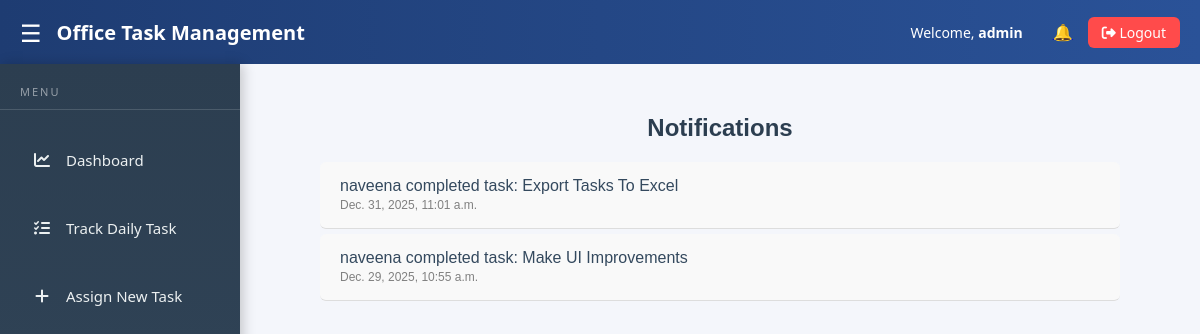
The app's page /notifications/ (signed in) with its own data.
### notifications/models.py (models this page shows, shortened)
class Notification(models.Model):
    user = models.ForeignKey(User, on_delete=models.CASCADE)
    message = models.TextField()
    is_read = models.BooleanField(default=False)
    created_at = models.DateTimeField(auto_now_add=True)

### notifications/views.py (the view)
# urls.py: path('', views.notification_list, name='notifications'),
@login_required
def notification_list(request):
    notifications = Notification.objects.filter(
        user=request.user
    ).order_by('-created_at')
    notifications.update(is_read=True)
    return render(request, 'notification_list.html', {
        'notifications': notifications
    })

### accounts/context_processors.py (called while the page is built)
def user_role(request):
    if request.user.is_authenticated:
        if request.user.is_superuser:
            return {'role': 'ADMIN'}
        return {'role': request.user.userprofile.role.role_code}
    return {}

### notifications/templates/notification_list.html (shortened to what this page needs)
{% extends 'base.html' %}
{% load static %}
{% block content %}
<div style="max-width: 800px; margin: 20px auto; font-family: Arial, sans-serif;">
    <h2 style="text-align: center; color: #2c3e50; margin-bottom: 20px;">Notifications</h2>
    {% for n in notifications %}
        <div style="
            padding: 15px 20px;
            border-bottom: 1px solid #ddd;
            background-color: #f9f9f9;
            margin-bottom: 5px;
            border-radius: 6px;
            transition: background-color 0.2s ease-in-out;
        "
        onmouseover="this.style.backgroundColor='#e0f7fa';"
        onmouseout="this.style.backgroundColor='#f9f9f9';"
        >
            <p style="margin:0; color:#34495e; font-weight: 500;">{{ n.message }}</p>
            <small style="color: gray; font-size: 12px;">{{ n.created_at }}</small>
        </div>
    {% empty %}
        <p style="text-align: center; color: #7f8c8d; margin-top: 20px;">No notifications</p>
    {% endfor %}
</div>
{% endblock %}

### templates/base.html (shortened to what this page needs)
{% load static %}
<!DOCTYPE html>
<html lang="en">
<head>
    <link rel="stylesheet" href="{% static 'css/base.css' %}">
    <link rel="stylesheet"
          href="https://cdnjs.cloudflare.com/ajax/libs/font-awesome/6.5.1/css/all.min.css"
 />
</head>
<body>
<header class="header">
    <div class="header-left">
        <span class="hamburger" onclick="toggleMenu()">☰</span>
        <h2 class="app-title">Office Task Management</h2>
    </div>
    <div class="header-right">
        <span class="welcome-text">
            Welcome, <b>{{ user.username }}</b>
        </span>
        <a href="{% url 'notifications' %}" style="margin-left:15px;">
            🔔
        </a>
        <a href="{% url 'logout' %}" class="logout-btn">
            <i class="fa-solid fa-right-from-bracket"></i> Logout
        </a>
    </div>
</header>
<div class="layout">
    <nav id="sidebar" class="sidebar">
        <a href="{% url 'dashboard' %}">
            <i class="fa-solid fa-chart-line"></i>
            Dashboard
        </a>
        {% if user.is_superuser %}
            <a href="{% url 'daily_task_list' %}">
                <i class="fa-solid fa-list-check"></i>
                Track Daily Task
            </a>
            <a href="{% url 'add_task' %}">
                <i class="fa-solid fa-plus"></i>
                Assign New Task
            </a>
        {% endif %}
    </nav>
    <main class="container">
        {% block content %}{% endblock %}
    </main>
</div>
</body>
</html>

### tasks/static/css/base.css (style rules this page uses)
* { margin: 0; padding: 0; box-sizing: border-box; }
body { font-family: "Segoe UI", Arial, sans-serif; background: #f4f6fb; color: #111827; }
.header { background: linear-gradient(to right, #1e3c72, #2a5298); color: white; height: 64px; padding: 0 20px; display: flex; justify-content: space-between; align-items: center; }
.header-left { display: flex; align-items: center; gap: 15px; }
.app-title { font-size: 20px; font-weight: 600; }
.hamburger { font-size: 24px; cursor: pointer; }
.header-right { display: flex; align-items: center; gap: 15px; }
.welcome-text { font-size: 14px; }
.logout-btn { background: #ff4b4b; color: white; padding: 6px 14px; border-radius: 6px; text-decoration: none; font-size: 14px; }
.layout { display: flex; min-height: calc(100vh - 64px); }
.sidebar { width: 220px; background: #1f2937; padding: 20px; display: flex; flex-direction: column; gap: 12px; }
.sidebar a { color: #e5e7eb; text-decoration: none; padding: 10px; border-radius: 6px; font-size: 14px; }
.container { flex: 1; padding: 30px; }

### templates/base.html (style rules this page uses)
.sidebar { width: 240px; background: linear-gradient(180deg, #2c3e50, #34495e); padding: 20px 0; min-height: 100vh; box-shadow: 3px 0 12px rgba(0,0,0,0.2); transition: all 0.3s ease; }
.sidebar a { display: flex; align-items: center; gap: 14px; padding: 12px 20px; margin: 6px 12px; color: #ecf0f1; text-decoration: none; font-size: 15px; font-weight: 500; border-radius: 10px; transition: background 0.3s ease, transform 0.2s ease; }
.sidebar a i { width: 20px; text-align: center; font-size: 16px; }
.sidebar::before { content: "MENU"; display: block; color: rgba(255,255,255,0.5); font-size: 11px; letter-spacing: 2px; padding: 0 20px 10px; margin-bottom: 10px; border-bottom: 1px solid rgba(255,255,255,0.15); }

### records on screen
Notification: message "naveena completed task: Export Tasks To Excel", created_at "Dec. 31, 2025, 11:01 a.m."
Notification: message "naveena completed task: Make UI Improvements", created_at "Dec. 29, 2025, 10:55 a.m."

### other values on screen
{{ user.username }} "admin"
